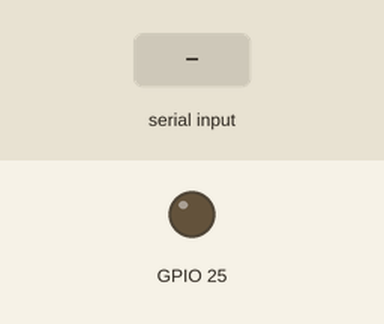
Simulated run of this sketch. Board: ESP32. Shown: output pins drawn as LEDs (lit = HIGH). The inputs (shaded band) are chosen by the test bench.

Above: at 1.2 s.
1.3 s: byte 30 received over Serial
At 1.7 s:
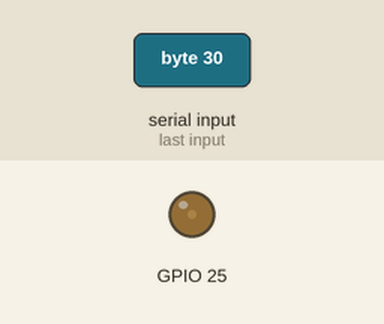
2.8 s: byte 90 received over Serial
At 4.0 s:
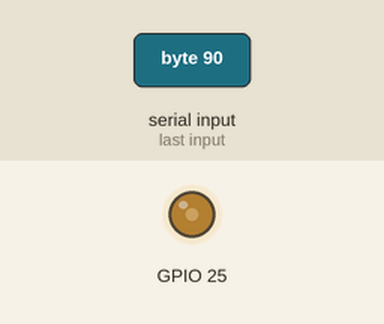
Timing chart, 0 to 5.8 s (numbered marks = the images above; inputs shaded):
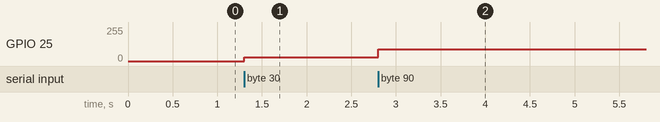

The sketch:

wav_echo.ino
```cpp
#include <driver/dac.h>

int output = 0;

void setup() {
  // put your setup code here, to run once:
  Serial.begin(115200);

  dac_output_enable(DAC_CHANNEL_1);
}

void loop() {
  // put your main code here, to run repeatedly:
  if (Serial.available()) {
//   Serial.println("I got something!!");
//    Serial.println(Serial.readString());
    output = Serial.read();
//    Serial.println(output);
    dac_output_voltage(DAC_CHANNEL_1, output);
    delayMicroseconds(90);
  }
}
```

Measured:
- after the input at 1.3 s, GPIO 25: 0/255 → 30/255 at once
- after the input at 2.8 s, GPIO 25: 30/255 → 90/255 at once
